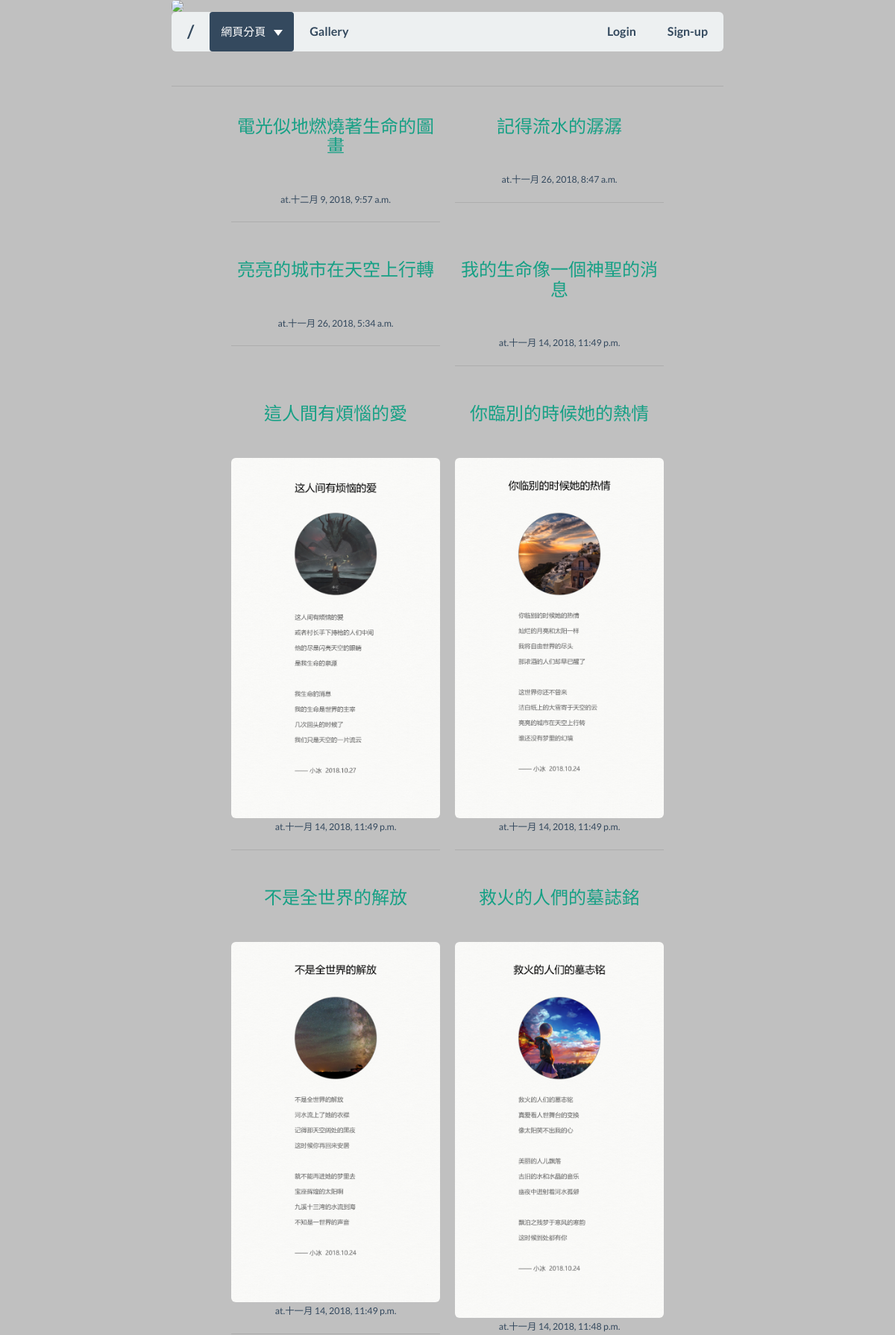
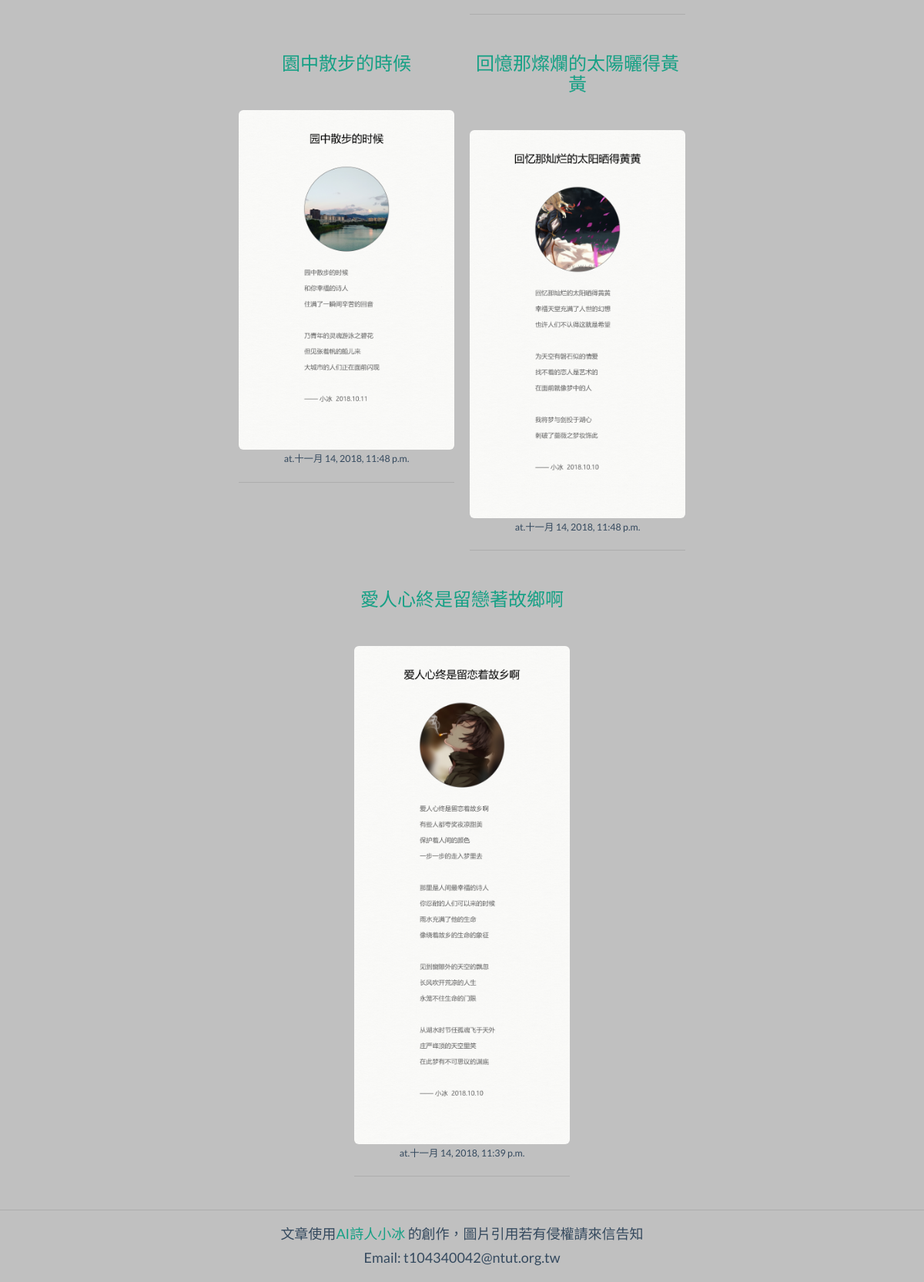
The page / on the database its author committed (2 pictures, top to bottom).
### blog/models.py (models this page shows, shortened)
class Post(models.Model):
    author = models.CharField('作者',max_length = 200 ,editable = False )
    title = models.CharField('標題' ,max_length = 200 )
    slug = models.SlugField('網址' ,editable = False )
    context = models.TextField('文章內容' )
    publish_time = models.DateTimeField('發布時間' ,auto_now_add = True )
    edited_time = models.DateTimeField('修改時間' ,auto_now = True )
    history = HistoricalRecords()
    def rename(instance,filename):
        ext = filename.split('.')[-1]
        return '{0}/{1}.{2}'.format('post/side',instance.slug,ext)
    image = models.FileField('側邊圖片',upload_to=rename,blank=True )

### blog/views.py (the view)
# urls.py: path('', ShowIndex),
def ShowIndex(request):
    posts = Post.objects.all().order_by('-publish_time')
    return render(request,'Index.html',locals())

### templates/Index.html (shortened to what this page needs)
{% extends 'Base.html' %}
{% block index %}
    {% for post in posts %}
        <div class='fx_index'>
            <a href='/post/{{ post.slug }}'><h6>{{ post.title }}</h6><br>
            {% if post.image %}
                <img class='img-rounded' src="{{ post.image.url }}" ></a><br>
            {% else %}
                </a>
            {% endif %}
            <small><small>at.{{ post.publish_time }}</small></small>
            <hr>
        </div>
    {% endfor %}
{% endblock index %}

### templates/Base.html (shortened to what this page needs)
<!DOCTYPE html>
{% load static %}
<html lang="zh-TW">
    <head>
        <link href="{% static 'css/vendor/bootstrap.min.css' %}" rel="stylesheet">
        <link href="{% static 'css/flat-ui.css' %}" rel="stylesheet">
    </head>
    <body>
        <div class='container fx'>
            <div class="col">
                {% include 'Header.html' %}
            <hr>
            </div>
            <div class="container ">
                <div class="row justify-content-center">
                    {% block index %}{% endblock index %}
                </div>
            </div>
            <div class="row justify-content-center">
                <div class="row">
                    <div class="col">
                    </div>
                </div>
            </div>
        </div>
        <hr>
    </body>
{% include 'Footer.html' %}
</html>

### templates/Header.html (shortened to what this page needs)
{% block header %}
        <a href="/">
        <img class="img-rounded img-responsive" src="https://poem.msxiaobing.com/Images/p1-bg.png">
        </a>
{% endblock header %}
{% block navbar %}
        <div class="row">
                <div class="col">
                        <nav class="navbar navbar-default navbar-expand-lg" role="navigation">
                                <a class="navbar-brand" href="/">/</a>
                                <div class="collapse navbar-collapse" id="navbar-collapse-01">
                                        <ul class="nav navbar-nav mr-auto">
                                                <div class='btn-group'>
                                                        <button class="btn btn-inverse dropdown-toggle" type="button" data-toggle="dropdown">
                                                        網頁分頁
                                                        </button>
                                                </div>
                                                <li><a href="/gallery">Gallery</a></li>
                                        </ul>
                        {% if request.user.is_authenticated %}
                                <div class="justify-content-end">
                                        <ul class="nav navbar-nav navbar-right">
                                                <li><a href='/dashboard/'>{{ request.user }}</a></li>
                                                <li><a href='/accounts/logout'>登出</a></li>
                                        </ul>
                                </div>
                        {% else %}
                                <div class="justify-content-end">
                                        <ul class="nav navbar-nav navbar-right">
                                                <li><a href='/accounts/login'>Login</a></li>
                                                <li><a href='/accounts/signup'>Sign-up</a></li>
                                        </ul>
                                </div>
                        {% endif %}
                                </div>
                        </nav>
                </div>
        </div>
{% endblock navbar %}

### templates/Footer.html
{% block footer %}
    <p class="text-center">文章使用<a href='https://poem.msxiaobing.com/' title='AI詩人小冰'>AI詩人小冰</a>
       的創作，圖片引用若有侵權請來信告知<br>
       Email: t104340042@ntut.org.tw</p>
{% endblock footer %}

### templates/Index.html (style rules this page uses)
.fx_index { padding: 10px; width: 300px; text-align:center; }

### templates/Base.html (style rules this page uses)
.fx { max-width: 800px; }
body { background-color: #C0C0C0 }

### rows shown on the page
Post: title "電光似地燃燒著生命的圖畫", publish_time "十二月 9, 2018, 9:57 a.m."
Post: title "記得流水的潺潺", publish_time "十一月 26, 2018, 8:47 a.m."
Post: title "亮亮的城市在天空上行轉", publish_time "十一月 26, 2018, 5:34 a.m."
Post: title "我的生命像一個神聖的消息", publish_time "十一月 14, 2018, 11:49 p.m."
Post: title "這人間有煩惱的愛", image (picture), publish_time "十一月 14, 2018, 11:49 p.m."
Post: title "你臨別的時候她的熱情", image (picture), publish_time "十一月 14, 2018, 11:49 p.m."
Post: title "不是全世界的解放", image (picture), publish_time "十一月 14, 2018, 11:49 p.m."
Post: title "救火的人們的墓誌銘", image (picture), publish_time "十一月 14, 2018, 11:48 p.m."
Post: title "園中散步的時候", image (picture), publish_time "十一月 14, 2018, 11:48 p.m."
Post: title "回憶那燦爛的太陽曬得黃黃", image (picture), publish_time "十一月 14, 2018, 11:48 p.m."
Post: title "愛人心終是留戀著故鄉啊", image (picture), publish_time "十一月 14, 2018, 11:39 p.m."
